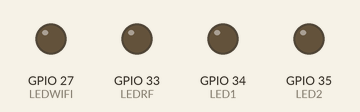
The sketch below on a simulated ESP32. Parts: output pins drawn as LEDs (lit = HIGH).

Above: at 0.2 s.
At 1.0 s:
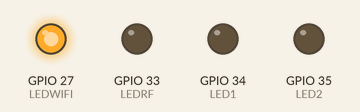
At 2.0 s:
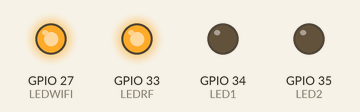
At 3.0 s:
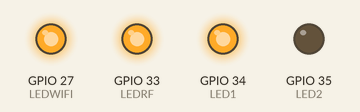
At 4.2 s:
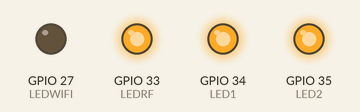
At 4.7 s:
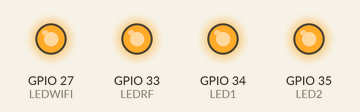
Timing chart, 0 to 5.2 s (numbered marks = the images above):
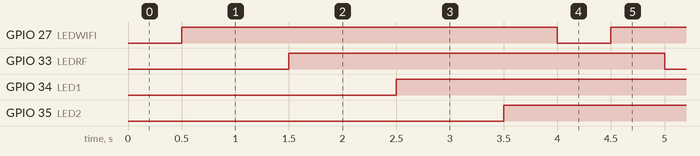

The sketch:

TestLed.ino
```cpp
#define LEDWIFI 27
#define LEDRF 33
#define LED1 34
#define LED2 35

void setup() {
  // put your setup code here, to run once:
  pinMode(LEDWIFI, OUTPUT);
  pinMode(LEDRF, OUTPUT);
  pinMode(LED1, OUTPUT);
  pinMode(LED2, OUTPUT);
}

void Blink(int pin)
{
  digitalWrite(pin, LOW);
  delay(500);
  digitalWrite(pin, HIGH);
  delay(500);
}

void loop() {
  Blink(LEDWIFI);
  Blink(LEDRF);
  Blink(LED1);
  Blink(LED2);
}
```

Measured:
- by itself, GPIO 27 (LEDWIFI), GPIO 33 (LEDRF), GPIO 34 (LED1), GPIO 35 (LED2): alternates HIGH for 3.5 s and LOW for 0.50 s
